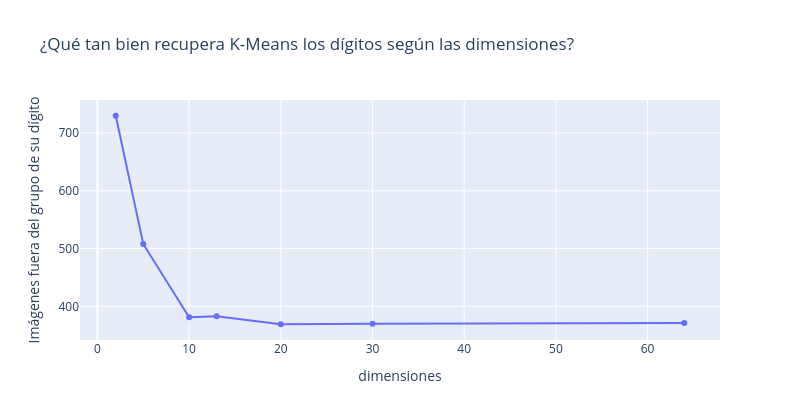

The code cell stored with this chart in its notebook:
### Code cell
fig = px.line(tabla_componentes, x='dimensiones', y='fuera_de_su_digito', markers=True,
              labels={'fuera_de_su_digito': 'Imágenes fuera del grupo de su dígito'},
              title='¿Qué tan bien recupera K-Means los dígitos según las dimensiones?')
fig.update_layout(width=800, height=420)
fig.show()

### Figure 1 — Plotly figure (JSON) as saved in the notebook; plotly's stock layout.template omitted (floating-point values rounded to 4 significant figures)
{"data": [{"hovertemplate": "dimensiones=%{x}<br>Imágenes fuera del grupo de su dígito=%{y}<extra></extra>", "legendgroup": "", "line": {"color": "#636efa", "dash": "solid"}, "marker": {"symbol": "circle"}, "mode": "lines+markers", "name": "", "orientation": "v", "showlegend": false, "type": "scatter", "x": [2, 5, 10, 13, 20, 30, 64], "xaxis": "x", "y": [730, 508, 381, 383, 369, 370, 371], "yaxis": "y"}], "layout": {"height": 420, "legend": {"tracegroupgap": 0}, "title": {"text": "¿Qué tan bien recupera K-Means los dígitos según las dimensiones?"}, "width": 800, "xaxis": {"anchor": "y", "domain": [0.0, 1.0], "title": {"text": "dimensiones"}}, "yaxis": {"anchor": "x", "domain": [0.0, 1.0], "title": {"text": "Imágenes fuera del grupo de su dígito"}}}}
